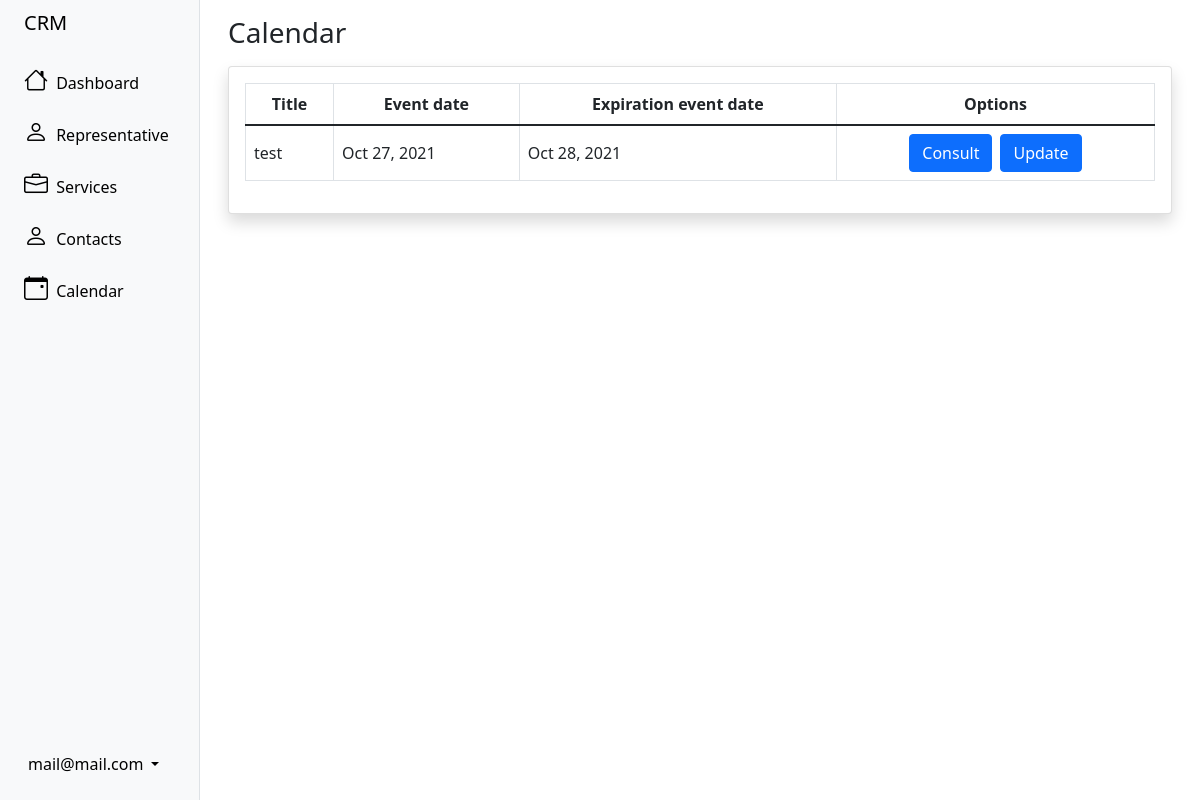
/event/ (signed in), run on the app's committed database.
### user/models.py (models this page shows, shortened)
class crmUser(AbstractBaseUser):
	status = models.BooleanField('Status', default=True)
	admin_user = models.BooleanField('Admin', default=False)
	name = models.CharField('Name', max_length=100)
	last_name = models.CharField('Last name', max_length=100)
	user_email = models.EmailField('User email', unique=True, max_length=255)
	personal_email = models.EmailField('Personal email', unique=True, max_length=255, blank=True, null=True)
	dni = models.IntegerField('DNI', unique=True, blank=True, null=True)
	address = models.TextField('Address', blank=True, null=True)
	phone_number = models.IntegerField('Phone number', blank=True, null=True)
	country = CountryField('Country', blank=True, null=True)
	objects = crmUserManager()
	USERNAME_FIELD = 'user_email'
	REQUIRED_FIELDS = ['name', 'last_name']
	@property
	def is_staff(self):
		return self.admin_user

### event/models.py (models this page shows)
class Event(models.Model):
	STATUS = (
        ('next','Next'),
        ('in process','In process'),
        ('carried out','Carried out'),
        ('postponed','Postponed'),
        ('finalized','Finalized'),
    )
	event_title = models.CharField(max_length=100)
	description = models.TextField()
	creation_date = models.DateTimeField(default=now, editable=False)
	event_date = models.DateTimeField()
	expiration_event_date = models.DateTimeField(blank=True, null=True)
	type = models.CharField(max_length=100)
	status = models.CharField(max_length=15, choices=STATUS)
	contacts = models.ManyToManyField(Client)
	id_user = models.ForeignKey(crmUser, on_delete=CASCADE, blank=True, null=True)

### event/views.py (the view)
# urls.py: path('', events, name='events'),
@login_required
def events(request):
	if request.user.is_staff:
		context = Event.objects.all()
	else:
		context = Event.objects.filter(id_user= request.user.id)
	return render(request, 'calendar/calendar.html', {'context': context})

### templates/calendar/calendar.html (shortened to what this page needs)
{% extends 'sidebar.html' %}
{% block content %}
<div class="container-fluid px-3 mt-3">
    <h1 class="h3 mb-3 text-gray-800">Calendar</h1>
    <div class="card shadow mb-4">
        <div class="card-body">
            <div class="table-responsive">
                <table class="table table-bordered" id="dataTable" width="100%" cellspacing="0">
                    <thead>
                        <tr>
                            <th>
                                <div class="d-flex justify-content-center align-items-center">
                                    Title
                                </div>
                            </th>
                            <th>
                                <div class="d-flex justify-content-center align-items-center">
                                    Event date
                                </div>
                            </th>
                            <th>
                                <div class="d-flex justify-content-center align-items-center">
                                    Expiration event date
                                </div>
                            </th>
                            <th>
                                <div class="d-flex justify-content-center align-items-center">
                                    Options
                                </div>
                            </th>
                        </tr>
                    </thead>
                    <tbody>
                        {% if context %}
                        {% for row in context %}
                        <tr>
                            <td class="align-middle">
                                {{row.event_title}}
                            </td>
                            <td class="align-middle">
                                {{row.event_date|date:"M d, Y"}}
                            </td>
                            <td class="align-middle">
                                {{row.expiration_event_date|date:"M d, Y"}}
                            </td>
                            <td>
                                <div class="d-flex justify-content-center align-middle gap-2">
                                    <a href="{% url 'viewEvent' row.id %}" class="btn btn-primary">
                                        Consult
                                    </a>
                                    <a href="{% url 'updateEvent' row.id %}" class="btn btn-primary">
                                        Update
                                    </a>
                                </div>
                            </td>
                        </tr>
                        {% endfor %}
                        {% endif %}
                    </tbody>
                </table>
            </div>
        </div>
    </div>
</div>
{% endblock content %}

### templates/sidebar.html (shortened to what this page needs)
<!DOCTYPE html>
<html lang="en">
<head>
    <link href="https://cdn.jsdelivr.net/npm/bootstrap@5.1.3/dist/css/bootstrap.min.css" rel="stylesheet">
    <link rel="stylesheet" href="https://cdn.jsdelivr.net/npm/bootstrap-icons@1.6.1/font/bootstrap-icons.css">
</head>
<body>
    <div class="container-fluid overflow-hidden">
        <div class="row flex-nowrap vh-100 overflow-auto">
            <div class="col-auto col-md-3 col-xl-2 px-sm-2 px-0 bg-light border-end sticky-top">
                <div class="d-flex flex-column align-items-center align-items-sm-start px-3 pt-2 text-black min-vh-100 ">
                    <a href="{% url 'dashboard' %}" class="d-flex align-items-center pb-3 mb-md-0 me-md-auto text-black text-decoration-none">
                        <span class="fs-5 d-none d-sm-inline">CRM</span>
                    </a>
                    <ul class="nav nav-pills flex-column mb-sm-auto mb-0 align-items-center align-items-sm-start" id="menu">
                        <li class="nav-item">
                            <a href="{% url 'dashboard' %}" class="nav-link align-middle text-black px-0">
                                <i class="fs-4 bi-house"></i> <span class="ms-1 d-none d-sm-inline">Dashboard</span>
                            </a>
                        </li>
                        {% if request.user.is_staff %}
                        <li>
                            <a href="#submenu1" data-bs-toggle="collapse" class="text-black nav-link px-0 align-middle ">
                                <i class="fs-4 bi-person"></i> <span class="ms-1 d-none d-sm-inline">Representative</span></a>
                        </li>
                        {% endif %}
                        <li>
                            <a href="#submenu2" data-bs-toggle="collapse" class="text-black nav-link px-0 align-middle ">
                                <i class="fs-4 bi-briefcase"></i> <span class="ms-1 d-none d-sm-inline">Services</span></a>
                        </li>
                        <li>
                            <a href="#submenu4" data-bs-toggle="collapse" class="text-black nav-link px-0 align-middle ">
                                <i class="fs-4 bi-person"></i> <span class="ms-1 d-none d-sm-inline">Contacts</span></a>
                        </li>
                        <li>
                            <a href="#submenu5" data-bs-toggle="collapse" class="text-black nav-link px-0 align-middle ">
                                <i class="fs-4 bi-calendar-event"></i> <span class="ms-1 d-none d-sm-inline">Calendar</span></a>
                        </li>
                    </ul>
                    <div class="dropdown pb-4">
                        <a href="#" class="d-flex align-items-center text-black text-decoration-none dropdown-toggle" id="dropdownUser1" data-bs-toggle="dropdown" aria-expanded="false">
                            <span class="d-none d-sm-inline mx-1">{{user.user_email}}</span>
                        </a>
                    </div>
                </div>
            </div>
            <div class="col">
                {% block content %} {% endblock content %}
            </div>
        </div>
    </div>
</body>
</html>

### data on the page
crmUser: user_email "mail@mail.com"
Event: event_title "test", event_date "Oct 27, 2021", expiration_event_date "Oct 28, 2021"
